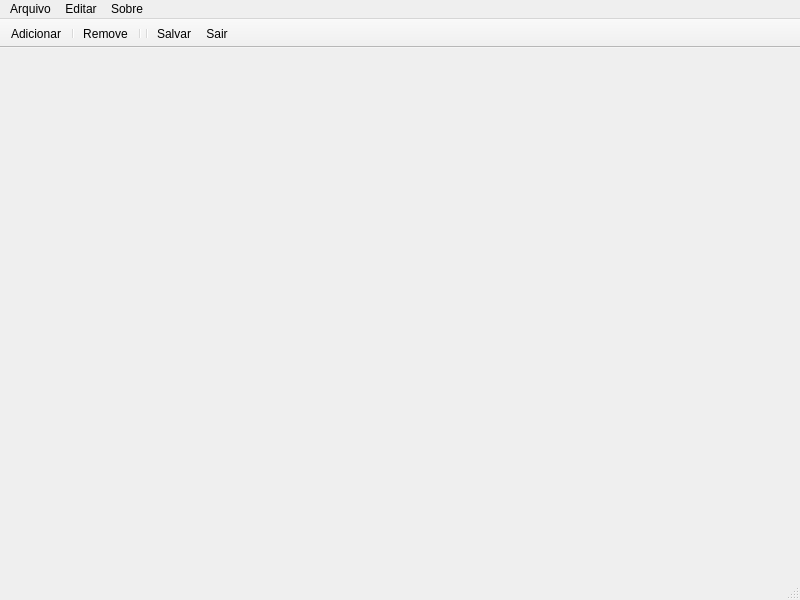
<?xml version="1.0" encoding="UTF-8"?>
<ui version="4.0">
 <class>MenuBarras</class>
 <widget class="QMainWindow" name="MenuBarras">
  <property name="geometry">
   <rect>
    <x>0</x>
    <y>0</y>
    <width>800</width>
    <height>600</height>
   </rect>
  </property>
  <property name="windowTitle">
   <string>MenuBarras</string>
  </property>
  <widget class="QWidget" name="centralwidget"/>
  <widget class="QMenuBar" name="menubar">
   <property name="geometry">
    <rect>
     <x>0</x>
     <y>0</y>
     <width>800</width>
     <height>22</height>
    </rect>
   </property>
   <widget class="QMenu" name="menuArquivo">
    <property name="title">
     <string>Arquivo</string>
    </property>
    <addaction name="actionSalvar"/>
    <addaction name="actionRemove"/>
    <addaction name="actionSair"/>
   </widget>
   <widget class="QMenu" name="menuEditar">
    <property name="title">
     <string>Editar</string>
    </property>
    <addaction name="actionMudar"/>
   </widget>
   <widget class="QMenu" name="menuSobre_esse_Programa">
    <property name="title">
     <string>Sobre</string>
    </property>
    <addaction name="actionSobre_esse_programa"/>
   </widget>
   <addaction name="menuArquivo"/>
   <addaction name="menuEditar"/>
   <addaction name="menuSobre_esse_Programa"/>
  </widget>
  <widget class="QStatusBar" name="statusbar"/>
  <widget class="QToolBar" name="toolBar">
   <property name="windowTitle">
    <string>toolBar</string>
   </property>
   <property name="movable">
    <bool>false</bool>
   </property>
   <attribute name="toolBarArea">
    <enum>TopToolBarArea</enum>
   </attribute>
   <attribute name="toolBarBreak">
    <bool>false</bool>
   </attribute>
   <addaction name="actionMudar"/>
   <addaction name="separator"/>
   <addaction name="actionRemove"/>
   <addaction name="separator"/>
   <addaction name="separator"/>
   <addaction name="actionSalvar"/>
   <addaction name="actionSair"/>
  </widget>
  <action name="actionRemove">
   <property name="icon">
    <iconset resource="assets.qrc">
     <normaloff>:/assets/icons/Close.png</normaloff>:/assets/icons/Close.png</iconset>
   </property>
   <property name="text">
    <string>Remove</string>
   </property>
  </action>
  <action name="actionMudar">
   <property name="icon">
    <iconset resource="assets.qrc">
     <normaloff>:/assets/icons/Add.png</normaloff>:/assets/icons/Add.png</iconset>
   </property>
   <property name="text">
    <string>Adicionar</string>
   </property>
  </action>
  <action name="actionSair">
   <property name="icon">
    <iconset>
     <normaloff>assets/icons/download.jpeg</normaloff>assets/icons/download.jpeg</iconset>
   </property>
   <property name="text">
    <string>Sair</string>
   </property>
  </action>
  <action name="actionSalvar">
   <property name="icon">
    <iconset resource="assets.qrc">
     <normaloff>:/assets/icons/Load.png</normaloff>:/assets/icons/Load.png</iconset>
   </property>
   <property name="text">
    <string>Salvar</string>
   </property>
  </action>
  <action name="actionSobre_esse_programa">
   <property name="icon">
    <iconset>
     <normaloff>assets/icons/download (1).png</normaloff>assets/icons/download (1).png</iconset>
   </property>
   <property name="text">
    <string>Sobre esse programa</string>
   </property>
  </action>
 </widget>
 <resources>
  <include location="assets.qrc"/>
 </resources>
 <connections/>
</ui>
